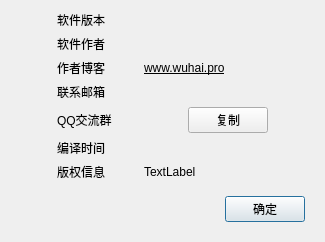
<?xml version="1.0" encoding="UTF-8"?>
<ui version="4.0">
 <class>SAKVersion</class>
 <widget class="QDialog" name="SAKVersion">
  <property name="geometry">
   <rect>
    <x>0</x>
    <y>0</y>
    <width>325</width>
    <height>204</height>
   </rect>
  </property>
  <property name="windowTitle">
   <string>关于软件</string>
  </property>
  <layout class="QGridLayout" name="gridLayout">
   <item row="0" column="0">
    <spacer name="horizontalSpacer_2">
     <property name="orientation">
      <enum>Qt::Horizontal</enum>
     </property>
     <property name="sizeType">
      <enum>QSizePolicy::Fixed</enum>
     </property>
     <property name="sizeHint" stdset="0">
      <size>
       <width>40</width>
       <height>1</height>
      </size>
     </property>
    </spacer>
   </item>
   <item row="0" column="3">
    <widget class="QLabel" name="labelVersion">
     <property name="text">
      <string/>
     </property>
    </widget>
   </item>
   <item row="1" column="1">
    <widget class="QLabel" name="label_3">
     <property name="text">
      <string>软件作者</string>
     </property>
    </widget>
   </item>
   <item row="0" column="1">
    <widget class="QLabel" name="label">
     <property name="sizePolicy">
      <sizepolicy hsizetype="Fixed" vsizetype="Preferred">
       <horstretch>0</horstretch>
       <verstretch>0</verstretch>
      </sizepolicy>
     </property>
     <property name="text">
      <string>软件版本</string>
     </property>
    </widget>
   </item>
   <item row="0" column="2">
    <spacer name="horizontalSpacer">
     <property name="orientation">
      <enum>Qt::Horizontal</enum>
     </property>
     <property name="sizeType">
      <enum>QSizePolicy::Fixed</enum>
     </property>
     <property name="sizeHint" stdset="0">
      <size>
       <width>20</width>
       <height>1</height>
      </size>
     </property>
    </spacer>
   </item>
   <item row="0" column="4">
    <spacer name="horizontalSpacer_4">
     <property name="orientation">
      <enum>Qt::Horizontal</enum>
     </property>
     <property name="sizeType">
      <enum>QSizePolicy::Fixed</enum>
     </property>
     <property name="sizeHint" stdset="0">
      <size>
       <width>40</width>
       <height>1</height>
      </size>
     </property>
    </spacer>
   </item>
   <item row="3" column="1">
    <widget class="QLabel" name="label_7">
     <property name="text">
      <string>联系邮箱</string>
     </property>
    </widget>
   </item>
   <item row="1" column="3">
    <widget class="QLabel" name="labelAuthor">
     <property name="text">
      <string/>
     </property>
    </widget>
   </item>
   <item row="2" column="3">
    <widget class="QLabel" name="labelBlog">
     <property name="styleSheet">
      <string notr="true">QLabel {
	color: &quot;blue&quot;;
	text-decoration:underline;
}</string>
     </property>
     <property name="text">
      <string>www.wuhai.pro</string>
     </property>
    </widget>
   </item>
   <item row="2" column="1">
    <widget class="QLabel" name="label_5">
     <property name="text">
      <string>作者博客</string>
     </property>
    </widget>
   </item>
   <item row="3" column="3">
    <widget class="QLabel" name="labelEmail">
     <property name="text">
      <string/>
     </property>
    </widget>
   </item>
   <item row="4" column="1">
    <widget class="QLabel" name="label_2">
     <property name="text">
      <string>QQ交流群</string>
     </property>
    </widget>
   </item>
   <item row="5" column="1">
    <widget class="QLabel" name="label_8">
     <property name="text">
      <string>编译时间</string>
     </property>
    </widget>
   </item>
   <item row="5" column="3">
    <widget class="QLabel" name="labelDatetime">
     <property name="text">
      <string/>
     </property>
    </widget>
   </item>
   <item row="6" column="1">
    <widget class="QLabel" name="label_4">
     <property name="text">
      <string>版权信息</string>
     </property>
    </widget>
   </item>
   <item row="6" column="3">
    <widget class="QLabel" name="copyrightLabel">
     <property name="text">
      <string notr="true">TextLabel</string>
     </property>
    </widget>
   </item>
   <item row="7" column="0" colspan="5">
    <widget class="QFrame" name="frame">
     <property name="styleSheet">
      <string notr="true">QFrame {
	border: 0
}</string>
     </property>
     <property name="frameShape">
      <enum>QFrame::StyledPanel</enum>
     </property>
     <property name="frameShadow">
      <enum>QFrame::Raised</enum>
     </property>
     <layout class="QHBoxLayout" name="horizontalLayout">
      <item>
       <spacer name="horizontalSpacer_3">
        <property name="orientation">
         <enum>Qt::Horizontal</enum>
        </property>
        <property name="sizeHint" stdset="0">
         <size>
          <width>40</width>
          <height>20</height>
         </size>
        </property>
       </spacer>
      </item>
      <item>
       <widget class="QPushButton" name="pushButton">
        <property name="text">
         <string>确定</string>
        </property>
       </widget>
      </item>
     </layout>
    </widget>
   </item>
   <item row="4" column="3">
    <widget class="QFrame" name="frame_2">
     <property name="styleSheet">
      <string notr="true">QFrame {
	border: 0
}</string>
     </property>
     <property name="frameShape">
      <enum>QFrame::StyledPanel</enum>
     </property>
     <property name="frameShadow">
      <enum>QFrame::Raised</enum>
     </property>
     <layout class="QHBoxLayout" name="horizontalLayout_2">
      <property name="leftMargin">
       <number>0</number>
      </property>
      <property name="topMargin">
       <number>0</number>
      </property>
      <property name="rightMargin">
       <number>0</number>
      </property>
      <property name="bottomMargin">
       <number>0</number>
      </property>
      <item>
       <widget class="QLabel" name="labelQQ">
        <property name="text">
         <string/>
        </property>
       </widget>
      </item>
      <item>
       <widget class="QPushButton" name="pushButtonCopy">
        <property name="sizePolicy">
         <sizepolicy hsizetype="Fixed" vsizetype="Fixed">
          <horstretch>0</horstretch>
          <verstretch>0</verstretch>
         </sizepolicy>
        </property>
        <property name="text">
         <string>复制</string>
        </property>
       </widget>
      </item>
     </layout>
    </widget>
   </item>
  </layout>
 </widget>
 <resources/>
 <connections>
  <connection>
   <sender>pushButton</sender>
   <signal>clicked()</signal>
   <receiver>SAKVersion</receiver>
   <slot>accept()</slot>
   <hints>
    <hint type="sourcelabel">
     <x>153</x>
     <y>126</y>
    </hint>
    <hint type="destinationlabel">
     <x>196</x>
     <y>156</y>
    </hint>
   </hints>
  </connection>
 </connections>
</ui>
